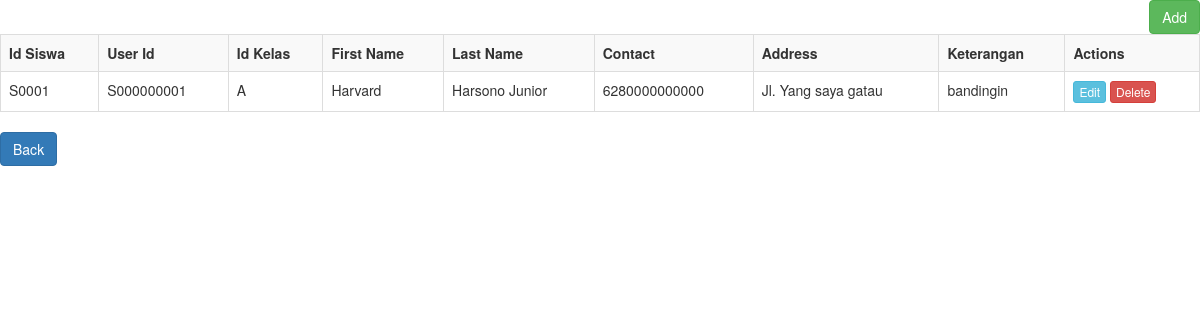
/index.php/siswa, run on the app's committed database.
### tables this page shows
CREATE TABLE `siswa` (
  `id_siswa` varchar(5) NOT NULL,
  `user_id` varchar(10) NOT NULL,
  `id_kelas` varchar(5) NOT NULL,
  `first_name` varchar(255) NOT NULL,
  `last_name` varchar(255) DEFAULT NULL,
  `contact` varchar(255) NOT NULL,
  `address` varchar(255) NOT NULL,
  `keterangan` varchar(255) DEFAULT NULL
);

### application/controllers/Siswa.php (called while the page is built, shortened)
<?php
class Siswa extends CI_Controller{
    function __construct()
    {
        $this->load->model('Siswa_model');
    }
    function index()
    {
        $data['siswa'] = $this->Siswa_model->get_all_siswa();
        $data['_view'] = 'siswa/index';
        $this->load->view('layouts/main',$data);
    }
}

### index.php (called while the page is built, shortened)
<?php
require_once BASEPATH.'core/CodeIgniter.php';

### application/models/Siswa_model.php (called while the page is built, shortened)
<?php
class Siswa_model extends CI_Model
{
    function get_all_siswa()
    {
        $this->db->order_by('id_siswa', 'desc');
        return $this->db->get('siswa')->result_array();
    }
}

### application/views/siswa/index.php (the view)
<div class="pull-right">
	<a href="<?php echo site_url('siswa/add'); ?>" class="btn btn-success">Add</a>
</div>
<table class="table table-striped table-bordered">
    <tr>
		<th>Id Siswa</th>
		<th>User Id</th>
		<th>Id Kelas</th>
		<th>First Name</th>
		<th>Last Name</th>
		<th>Contact</th>
		<th>Address</th>
		<th>Keterangan</th>
		<th>Actions</th>
    </tr>
	<?php foreach($siswa as $s){ ?>
    <tr>
		<td><?php echo $s['id_siswa']; ?></td>
		<td><?php echo $s['user_id']; ?></td>
		<td><?php echo $s['id_kelas']; ?></td>
		<td><?php echo $s['first_name']; ?></td>
		<td><?php echo $s['last_name']; ?></td>
		<td><?php echo $s['contact']; ?></td>
		<td><?php echo $s['address']; ?></td>
		<td><?php echo $s['keterangan']; ?></td>
		<td>
            <a href="<?php echo site_url('siswa/edit/'.$s['id_siswa']); ?>" class="btn btn-info btn-xs">Edit</a>
            <a href="<?php echo site_url('siswa/remove/'.$s['id_siswa']); ?>" class="btn btn-danger btn-xs">Delete</a>
        </td>
    </tr>
	<?php } ?>
</table>
<p><a href="<?php echo site_url('main');?>" class="btn btn-primary">Back</a></p>

### data on the page
siswa: id_siswa "S0001", user "S000000001", id_kelas "A", first_name "Harvard", last_name "Harsono Junior", contact "6280000000000", address "Jl. Yang saya gatau", keterangan "bandingin"
